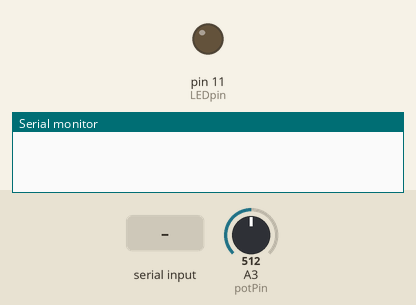
Recording of a sketch running on a simulated Arduino Uno, built with avr-gcc and run on an emulated ATmega328P. On the bench: output pins drawn as LEDs (lit = HIGH), the last lines printed to the serial monitor. The test bench sets the inputs (shaded band); at power-on: A3 (potPin) = 512.

Above: at 1.2 s.
1.3 s: "1\n" received over Serial
At 2.1 s:
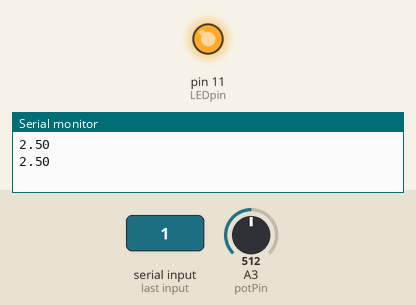
2.8 s: "0\n" received over Serial
At 3.2 s:
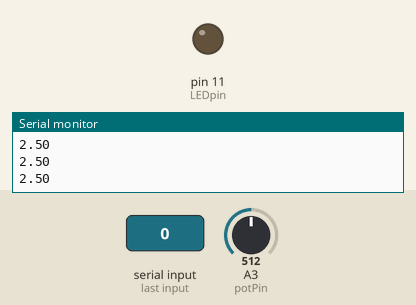
Timing chart, 0 to 5.8 s (numbered marks = the images above; inputs shaded):
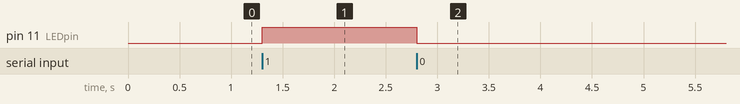

Measured:
- after the input at 1.3 s, pin 11 (LEDpin): LOW → HIGH at once
- after the input at 2.8 s, pin 11 (LEDpin): HIGH → LOW at once

The sketch:

ArduinoLEDSerial.ino
```cpp
int LEDpin = 11;
int potPin = A3;
float Vout;
char state;

void setup() {
  // put your setup code here, to run once:
  pinMode(LEDpin, OUTPUT);
  pinMode(potPin, INPUT);
  Serial.begin(9600); //opens the serial port and tells it to send data at 9600 bits/sec
  while (!Serial); //tells it to wait until the serial port is open
}

void loop() {

  // put your main code here, to run repeatedly:
  if (Serial.available() > 0) { //see's whats in the serial buffer

    // Reads the potentiometer voltage
    int sensorValue = analogRead(potPin); //Outputs int 0-1023
    Vout = sensorValue * (5.0/1023.0); //Converts int value to true voltage
    String strVout = String(Vout); //Turns into a string
    int len = strVout.length(); //Length of string
    //Iterates over each letter of string and sends it as a character
    for (int i = 0; i <= len; i++) {
      if (i == len) {
        Serial.write('\n');
        } else {
        Serial.write(strVout[i]);
        }
    }

    state = Serial.read(); //reads the data from the serial monitor and stores the data

    switch (state) {
      case '0':
        digitalWrite(LEDpin, LOW);
        break;
      case '1':
        digitalWrite(LEDpin, HIGH);
        break;
      case '2':
        break;
    }

  }

}
```
